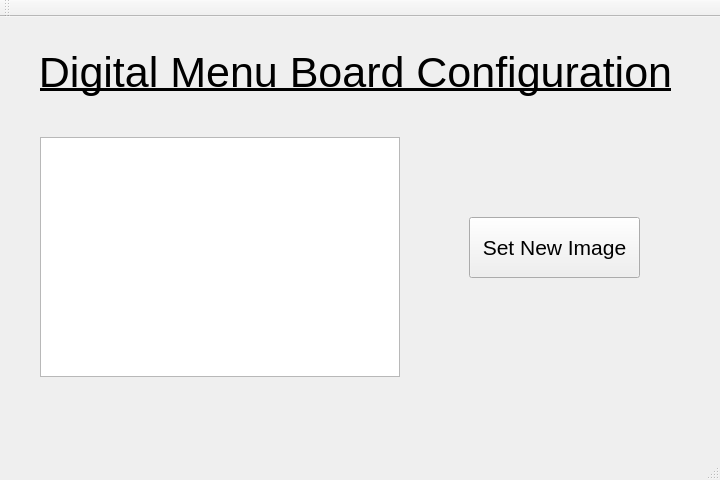
<?xml version="1.0" encoding="UTF-8"?>
<ui version="4.0">
 <class>MainWindow</class>
 <widget class="QMainWindow" name="MainWindow">
  <property name="geometry">
   <rect>
    <x>0</x>
    <y>0</y>
    <width>720</width>
    <height>480</height>
   </rect>
  </property>
  <property name="windowTitle">
   <string>MainWindow</string>
  </property>
  <property name="iconSize">
   <size>
    <width>18</width>
    <height>18</height>
   </size>
  </property>
  <property name="documentMode">
   <bool>false</bool>
  </property>
  <widget class="QWidget" name="centralWidget">
   <widget class="QPushButton" name="btnNewImage">
    <property name="geometry">
     <rect>
      <x>469</x>
      <y>200</y>
      <width>171</width>
      <height>61</height>
     </rect>
    </property>
    <property name="font">
     <font>
      <pointsize>16</pointsize>
     </font>
    </property>
    <property name="text">
     <string>Set New Image</string>
    </property>
   </widget>
   <widget class="QGraphicsView" name="graphicsView">
    <property name="geometry">
     <rect>
      <x>40</x>
      <y>120</y>
      <width>360</width>
      <height>240</height>
     </rect>
    </property>
   </widget>
   <widget class="QLabel" name="label">
    <property name="geometry">
     <rect>
      <x>40</x>
      <y>20</y>
      <width>631</width>
      <height>71</height>
     </rect>
    </property>
    <property name="font">
     <font>
      <pointsize>32</pointsize>
      <underline>true</underline>
     </font>
    </property>
    <property name="text">
     <string>Digital Menu Board Configuration</string>
    </property>
    <property name="alignment">
     <set>Qt::AlignCenter</set>
    </property>
    <property name="wordWrap">
     <bool>false</bool>
    </property>
   </widget>
  </widget>
  <widget class="QMenuBar" name="menuBar">
   <property name="geometry">
    <rect>
     <x>0</x>
     <y>0</y>
     <width>720</width>
     <height>17</height>
    </rect>
   </property>
  </widget>
  <widget class="QToolBar" name="mainToolBar">
   <attribute name="toolBarArea">
    <enum>TopToolBarArea</enum>
   </attribute>
   <attribute name="toolBarBreak">
    <bool>false</bool>
   </attribute>
  </widget>
  <widget class="QStatusBar" name="statusBar"/>
 </widget>
 <layoutdefault spacing="6" margin="11"/>
 <resources/>
 <connections/>
</ui>
